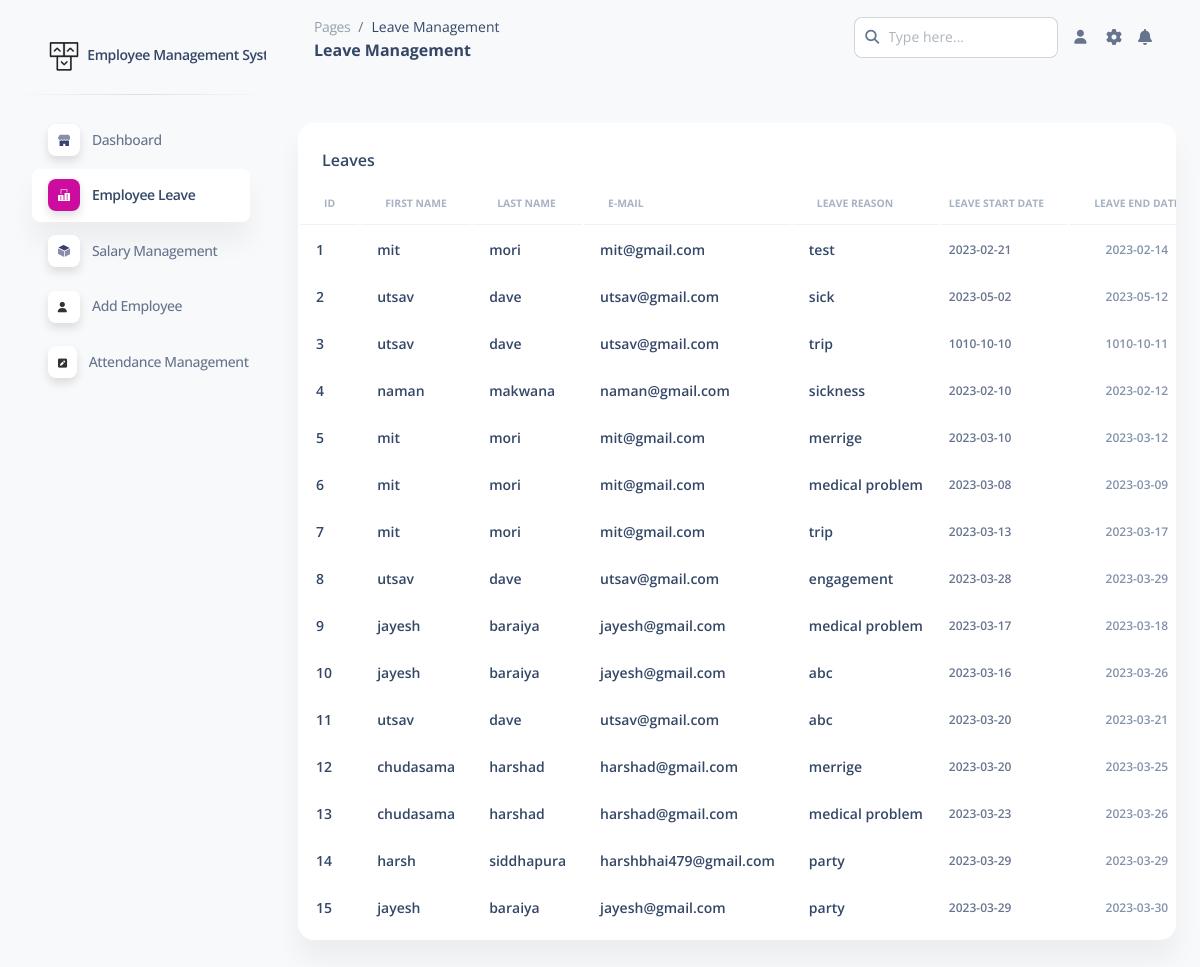
The app's page /pages/emp_leave.php, older data.
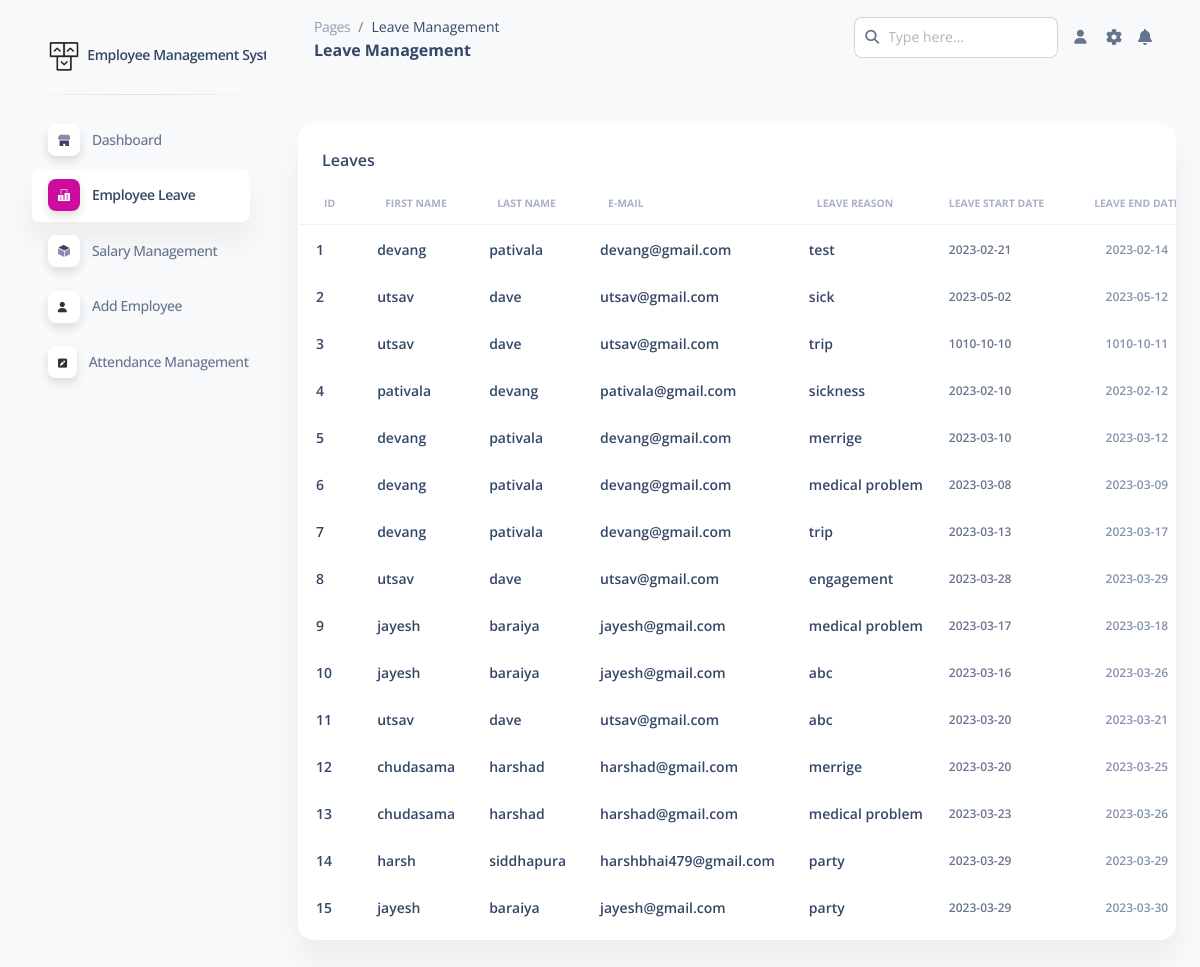
The same page, newer data.
### tables this page shows
CREATE TABLE `leave__tbl` (
  `id` int(20) NOT NULL,
  `emp_id` int(20) NOT NULL,
  `leave_reason` varchar(255) NOT NULL,
  `leave_start_date` varchar(255) NOT NULL,
  `leave_end_date` varchar(255) NOT NULL,
  `leave_days` int(11) DEFAULT NULL,
  `leave_status` enum('0','1','2') NOT NULL COMMENT '0 = Pending, \r\n1 = Approved \r\n2 = Reject,',
  `leave_approved _by` varchar(255) NOT NULL
);

CREATE TABLE `user__tbl` (
  `Id` int(20) NOT NULL,
  `user_fname` varchar(255) NOT NULL,
  `user_lname` varchar(255) NOT NULL,
  `user_email` varchar(255) DEFAULT NULL,
  `user_contact` bigint(12) NOT NULL,
  `user_dob` date DEFAULT NULL,
  `user_role` enum('0','1','2') NOT NULL COMMENT '0 = Employee\r\n1 = HR\r\n2 = Owner',
  `user_address` varchar(255) DEFAULT NULL,
  `user_profile_pic` varchar(255) DEFAULT NULL,
  `User_pass` varchar(255) NOT NULL
);

### pages/emp_leave.php (the view, shortened to what the changed rows need)
<?php
 $conn=mysqli_connect("localhost","root","","employee_management")or die("error in connection");
 $query="select * from leave__tbl inner join user__tbl on leave__tbl.emp_id=user__tbl.id";
 $result=mysqli_query($conn,$query);
 ?>
<!DOCTYPE html>
<html lang="en">
<head>
  <link href="../assets/css/nucleo-icons.css" rel="stylesheet" />
  <link href="../assets/css/nucleo-svg.css" rel="stylesheet" />
  <link href="../assets/css/nucleo-svg.css" rel="stylesheet" />
  <link id="pagestyle" href="../assets/css/soft-ui-dashboard.css?v=1.0.6" rel="stylesheet" />
</head>
<body class="g-sidenav-show  bg-gray-100">
  <main class="main-content position-relative max-height-vh-100 h-100 border-radius-lg ">
    <div class="container-fluid py-4">
      <div class="row">
        <div class="col-12">
          <div class="card mb-4">
            <div class="card-body px-0 pt-0 pb-2">
              <div class="table-responsive p-0">
                <table class="table align-items-center mb-0">
                  <thead>
                    <tr>
                      <th class="text-uppercase text-secondary text-xxs font-weight-bolder opacity-7">Id</th>
                      <th class="text-uppercase text-secondary text-xxs font-weight-bolder opacity-7">First Name</th>
                      <th class="text-uppercase text-secondary text-xxs font-weight-bolder opacity-7">Last Name</th>
                      <th class="text-uppercase text-secondary text-xxs font-weight-bolder opacity-7">E-mail</th>
                      <th class="text-uppercase text-secondary text-xxs font-weight-bolder opacity-7">Leave Reason</th>
                      <th class="text-uppercase text-secondary text-xxs font-weight-bolder opacity-7 ps-2">Leave Start Date</th>
                      <th class="text-center text-uppercase text-secondary text-xxs font-weight-bolder opacity-7">Leave End Date</th>
                    </tr>
                  </thead>
                  <?php
                      $i=1;
                       while($row=mysqli_fetch_array($result))
                       {
                  ?>
                  <tbody>
                    <tr>
                    <td>
                        <div class="d-flex px-2 py-1">
                          <div class="d-flex flex-column justify-content-center">
                            <h6 class="mb-0 text-sm"><?php echo $i++; ?></h6>
                          </div>
                        </div>
                    </td>
                    <td>
                        <div class="d-flex px-2 py-1">
                          <div class="d-flex flex-column justify-content-center">
                            <h6 class="mb-0 text-sm"><?php echo $row['user_fname'] ?></h6>
                          </div>
                        </div>
                      </td>
                      <td>
                        <div class="d-flex px-2 py-1">
                          <div class="d-flex flex-column justify-content-center">
                            <h6 class="mb-0 text-sm"><?php echo $row['user_lname'] ?></h6>
                          </div>
                        </div>
                      </td>
                      <td>
                        <div class="d-flex px-2 py-1">
                          <div class="d-flex flex-column justify-content-center">
                            <h6 class="mb-0 text-sm"><?php echo $row['user_email'] ?></h6>
                          </div>
                        </div>
                      </td>
                      <td>
                        <div class="d-flex px-2 py-1">
                          <div class="d-flex flex-column justify-content-center">
                            <h6 class="mb-0 text-sm"><?php echo $row['leave_reason'] ?></h6>
                          </div>
                        </div>
                      </td>
                      <td>
                        <p class="text-xs font-weight-bold mb-0"><?php echo $row['leave_start_date'] ?></p>
                      </td>
                      <td class="align-middle text-center">
                        <span class="text-secondary text-xs font-weight-bold"><?php echo $row['leave_end_date'] ?></span>
                      </td>
                    </tr>
                    <?php
                       }
                  ?>
                  </tbody>
                </table>
              </div>
            </div>
          </div>
        </div>
      </div>
    </div>
  </main>
</body>
</html>

Row changes from the older to the newer data that the page shows:
changed through a linked row, leave__tbl "test": user__tbl.user_fname "mit" → "devang"; user__tbl.user_lname "mori" → "pativala"; user__tbl.user_email "mit@gmail.com" → "devang@gmail.com"
changed through a linked row, leave__tbl "sickness": user__tbl.user_fname "naman" → "pativala"; user__tbl.user_lname "makwana" → "devang"; user__tbl.user_email "naman@gmail.com" → "pativala@gmail.com"
changed through a linked row, leave__tbl (number 5 of 15 on the later page): user__tbl.user_fname "mit" → "devang"; user__tbl.user_lname "mori" → "pativala"; user__tbl.user_email "mit@gmail.com" → "devang@gmail.com"
changed through a linked row, leave__tbl (number 6 of 15 on the later page): user__tbl.user_fname "mit" → "devang"; user__tbl.user_lname "mori" → "pativala"; user__tbl.user_email "mit@gmail.com" → "devang@gmail.com"
changed through a linked row, leave__tbl (number 7 of 15 on the later page): user__tbl.user_fname "mit" → "devang"; user__tbl.user_lname "mori" → "pativala"; user__tbl.user_email "mit@gmail.com" → "devang@gmail.com"
